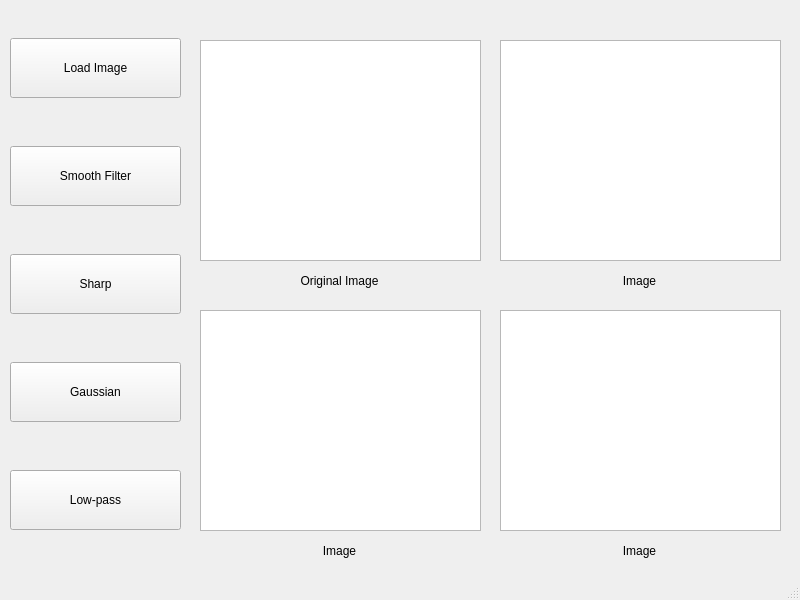
<?xml version="1.0" encoding="UTF-8"?>
<ui version="4.0">
 <class>MainWindow</class>
 <widget class="QMainWindow" name="MainWindow">
  <property name="geometry">
   <rect>
    <x>0</x>
    <y>0</y>
    <width>800</width>
    <height>600</height>
   </rect>
  </property>
  <property name="windowTitle">
   <string>Image Processor</string>
  </property>
  <property name="layoutDirection">
   <enum>Qt::LeftToRight</enum>
  </property>
  <widget class="QWidget" name="centralwidget">
   <widget class="QWidget" name="verticalLayoutWidget">
    <property name="geometry">
     <rect>
      <x>10</x>
      <y>0</y>
      <width>171</width>
      <height>571</height>
     </rect>
    </property>
    <layout class="QVBoxLayout" name="verticalLayout">
     <property name="spacing">
      <number>10</number>
     </property>
     <property name="topMargin">
      <number>0</number>
     </property>
     <item>
      <widget class="QPushButton" name="pushButton">
       <property name="minimumSize">
        <size>
         <width>120</width>
         <height>60</height>
        </size>
       </property>
       <property name="text">
        <string>Load Image</string>
       </property>
      </widget>
     </item>
     <item>
      <widget class="QPushButton" name="pushButton_2">
       <property name="minimumSize">
        <size>
         <width>120</width>
         <height>60</height>
        </size>
       </property>
       <property name="text">
        <string>Smooth Filter</string>
       </property>
      </widget>
     </item>
     <item>
      <widget class="QPushButton" name="pushButton_3">
       <property name="minimumSize">
        <size>
         <width>120</width>
         <height>60</height>
        </size>
       </property>
       <property name="text">
        <string>Sharp</string>
       </property>
      </widget>
     </item>
     <item>
      <widget class="QPushButton" name="pushButton_4">
       <property name="minimumSize">
        <size>
         <width>120</width>
         <height>60</height>
        </size>
       </property>
       <property name="text">
        <string>Gaussian</string>
       </property>
      </widget>
     </item>
     <item>
      <widget class="QPushButton" name="pushButton_5">
       <property name="minimumSize">
        <size>
         <width>120</width>
         <height>60</height>
        </size>
       </property>
       <property name="text">
        <string>Low-pass</string>
       </property>
      </widget>
     </item>
    </layout>
   </widget>
   <widget class="QGraphicsView" name="graphicsView">
    <property name="geometry">
     <rect>
      <x>200</x>
      <y>40</y>
      <width>281</width>
      <height>221</height>
     </rect>
    </property>
   </widget>
   <widget class="QGraphicsView" name="graphicsView_2">
    <property name="geometry">
     <rect>
      <x>500</x>
      <y>40</y>
      <width>281</width>
      <height>221</height>
     </rect>
    </property>
   </widget>
   <widget class="QGraphicsView" name="graphicsView_3">
    <property name="geometry">
     <rect>
      <x>200</x>
      <y>310</y>
      <width>281</width>
      <height>221</height>
     </rect>
    </property>
   </widget>
   <widget class="QGraphicsView" name="graphicsView_4">
    <property name="geometry">
     <rect>
      <x>500</x>
      <y>310</y>
      <width>281</width>
      <height>221</height>
     </rect>
    </property>
   </widget>
   <widget class="QLabel" name="label">
    <property name="geometry">
     <rect>
      <x>199</x>
      <y>270</y>
      <width>281</width>
      <height>21</height>
     </rect>
    </property>
    <property name="text">
     <string>Original Image</string>
    </property>
    <property name="textFormat">
     <enum>Qt::AutoText</enum>
    </property>
    <property name="alignment">
     <set>Qt::AlignCenter</set>
    </property>
   </widget>
   <widget class="QLabel" name="label_2">
    <property name="geometry">
     <rect>
      <x>499</x>
      <y>270</y>
      <width>281</width>
      <height>21</height>
     </rect>
    </property>
    <property name="layoutDirection">
     <enum>Qt::LeftToRight</enum>
    </property>
    <property name="text">
     <string>Image</string>
    </property>
    <property name="alignment">
     <set>Qt::AlignCenter</set>
    </property>
   </widget>
   <widget class="QLabel" name="label_3">
    <property name="geometry">
     <rect>
      <x>199</x>
      <y>540</y>
      <width>281</width>
      <height>21</height>
     </rect>
    </property>
    <property name="text">
     <string>Image</string>
    </property>
    <property name="alignment">
     <set>Qt::AlignCenter</set>
    </property>
   </widget>
   <widget class="QLabel" name="label_4">
    <property name="geometry">
     <rect>
      <x>499</x>
      <y>540</y>
      <width>281</width>
      <height>21</height>
     </rect>
    </property>
    <property name="text">
     <string>Image</string>
    </property>
    <property name="alignment">
     <set>Qt::AlignCenter</set>
    </property>
   </widget>
  </widget>
  <widget class="QMenuBar" name="menubar">
   <property name="geometry">
    <rect>
     <x>0</x>
     <y>0</y>
     <width>800</width>
     <height>21</height>
    </rect>
   </property>
  </widget>
  <widget class="QStatusBar" name="statusbar"/>
 </widget>
 <resources/>
 <connections/>
</ui>
